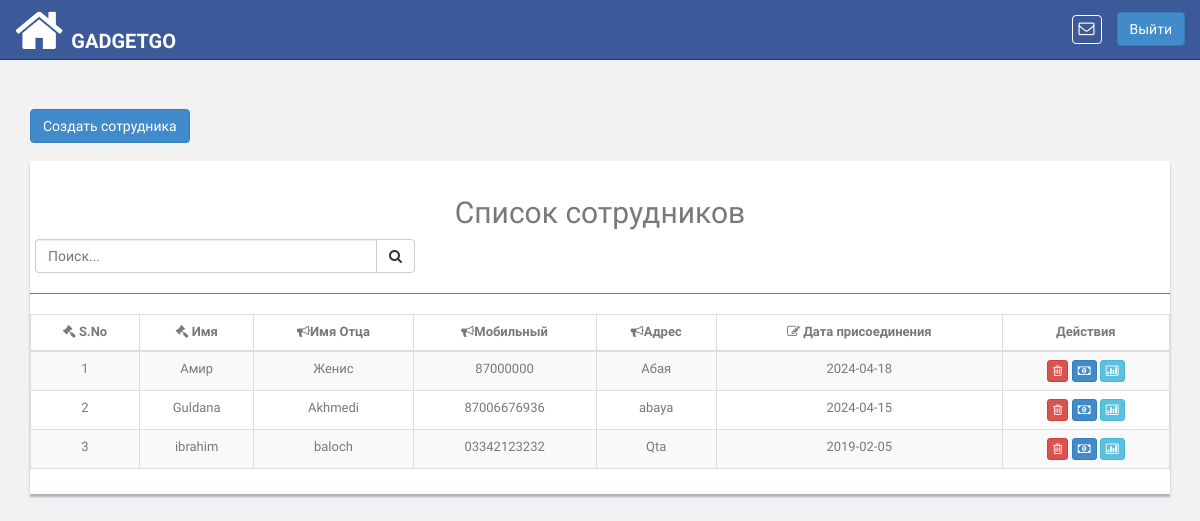
Screenshot of /employee/list/ (signed in) with the database file from the repository.
### pis_employees/models.py (models this page shows, shortened)
class Employee(models.Model):
    name=models.CharField(max_length=100, null=True, blank=True)
    father_name=models.CharField(max_length=100, null=True, blank=True)
    cnic=models.CharField(max_length=100, null=True, blank=True)
    mobile=models.CharField(max_length=100, null=True, blank=True)
    address=models.CharField(max_length=100, null=True, blank=True)
    date_of_joining=models.CharField(max_length=100,null=True, blank=True)

### pis_employees/views.py (the view)
class EmployeeListView(ListView):
    template_name = 'employee/employee_list.html'
    model = Employee
    paginate_by = 150
    is_paginated = True
    def get_queryset(self):
        query_set = Employee.objects.all().order_by('-date_of_joining')
        return query_set

### pis_com/templatetags/template_tags.py (called while the page is built)
@register.simple_tag
def product_notifications(retailer_id):
    return Product.objects.filter(retailer__id=retailer_id)

### pis_product/models.py (called while the page is built)
    def __unicode__(self):
        return self.name

    def product_available_items(self):
        try:
            obj_stock_in = self.stockin_product.aggregate(Sum('quantity'))
            stock_in = float(obj_stock_in.get('quantity__sum'))
        except:
            stock_in = 0
        try:
            obj_stock_out = self.stockout_product.aggregate(
                Sum('stock_out_quantity'))
            stock_out = float(obj_stock_out.get('stock_out_quantity__sum'))
        except:
            stock_out = 0
        return  stock_in - stock_out

### templates/employee/employee_list.html (shortened to what this page needs)
{% extends 'base.html' %}
{% block content %}
<div class="container">
    <div class="row">
        <div class="col-lg-12">
            <br>
            <a href="{% url 'employee:add_new_employee' %}"><button type="button" id="empolyee" class="btn btn-primary" id="load" data-loading-text="<i class='fa fa-circle-o-notch fa-spin'></i>Processing">Создать сотрудника</button></a>
            <br><br>
            <div class="content-panel table-responsive">
                <h2 class="text-center">Список сотрудников</h2><div class="input-group custom-search-form col-md-4" style="left: 5px">
                <input type="text" class="form-control search-order" placeholder="Поиск...">
                <span class="input-group-btn">
                        <button class="btn btn-default" type="button">
                            <i class="fa fa-search"></i>
                        </button>
                    </span>
            </div>
                <hr>
                <table class="table table-striped table-advance table-hover item-table table-bordered">
                    <thead>
                    <tr>
                        <th class="text-center"><i class="fa fa-gavel"></i> S.No</th>
                        <th class="text-center"><i class="fa fa-gavel"></i> Имя</th>
                        <th class="text-center"><i class="fa fa-bullhorn"></i>Имя Отца</th>
                        <th class="text-center"><i class="fa fa-bullhorn"></i>Мобильный</th>
                        <th class="text-center"><i class="fa fa-bullhorn"></i>Адрес</th>
                        <th class="text-center"><i class=" fa fa-edit"></i> Дата присоединения</th>
                        <th class="text-center">Действия</th>
                    </tr>
                    </thead>
                    <tbody class="order-table-body text-center">
                    {% for employee in object_list %}
                    <tr>
                        <td>{{ forloop.counter }}</td>
                        <td>{{ employee.name }}</td>
                        <td>{{ employee.father_name }}</td>
                        <td>{{ employee.mobile }}</td>
                        <td>{{ employee.address }}</td>
                        <td>{{ employee.date_of_joining }}</td>
                        <td>
                            <a href="{% url 'employee:delete_employee' pk=employee.id %}"><button class="btn btn-danger btn-xs" title="Delete"><i class="fa  fa-trash-o"></i></button></a>
                            <a href="{% url 'employee:employee_salary' pk=employee.pk %}"><button class="btn btn-primary btn-xs" title="Salary"><i class="fa  fa-money"></i></button></a>
                            <a href="{% url 'employee:employee_salary_detail' pk=employee.pk %}"><button class="btn btn-info btn-xs" title="Employee Salary Record"><i class="fa fa-bar-chart-o"></i></button></a>
                        </td>
                    </tr>
                    {% endfor %}
                    </tbody>
                </table>
            </div>
        </div>
    </div>
</div>
{% endblock %}

### app_static/css/style.css (style rules this page uses)
body { color: #797979; background: #f2f2f2; font-family: 'Ruda', sans-serif; padding: 0px !important; margin: 0px !important; font-size:13px; }
a, a:hover, a:focus { text-decoration: none; outline: none; }
hr { margin-top: 20px; margin-bottom: 20px; border: 0; border-top: 1px solid #797979; }
.content-panel { background: #ffffff; box-shadow: 0px 3px 2px #aab2bd; padding-top: 15px; padding-bottom: 5px; }

### rows the page displays
Employee: name "Амир", father_name "Женис", mobile "87000000", address "Абая", date_of_joining "2024-04-18"
Employee: name "Guldana", father_name "Akhmedi", mobile "87006676936", address "abaya", date_of_joining "2024-04-15"
Employee: name "ibrahim", father_name "baloch", mobile "03342123232", address "Qta", date_of_joining "2019-02-05"
